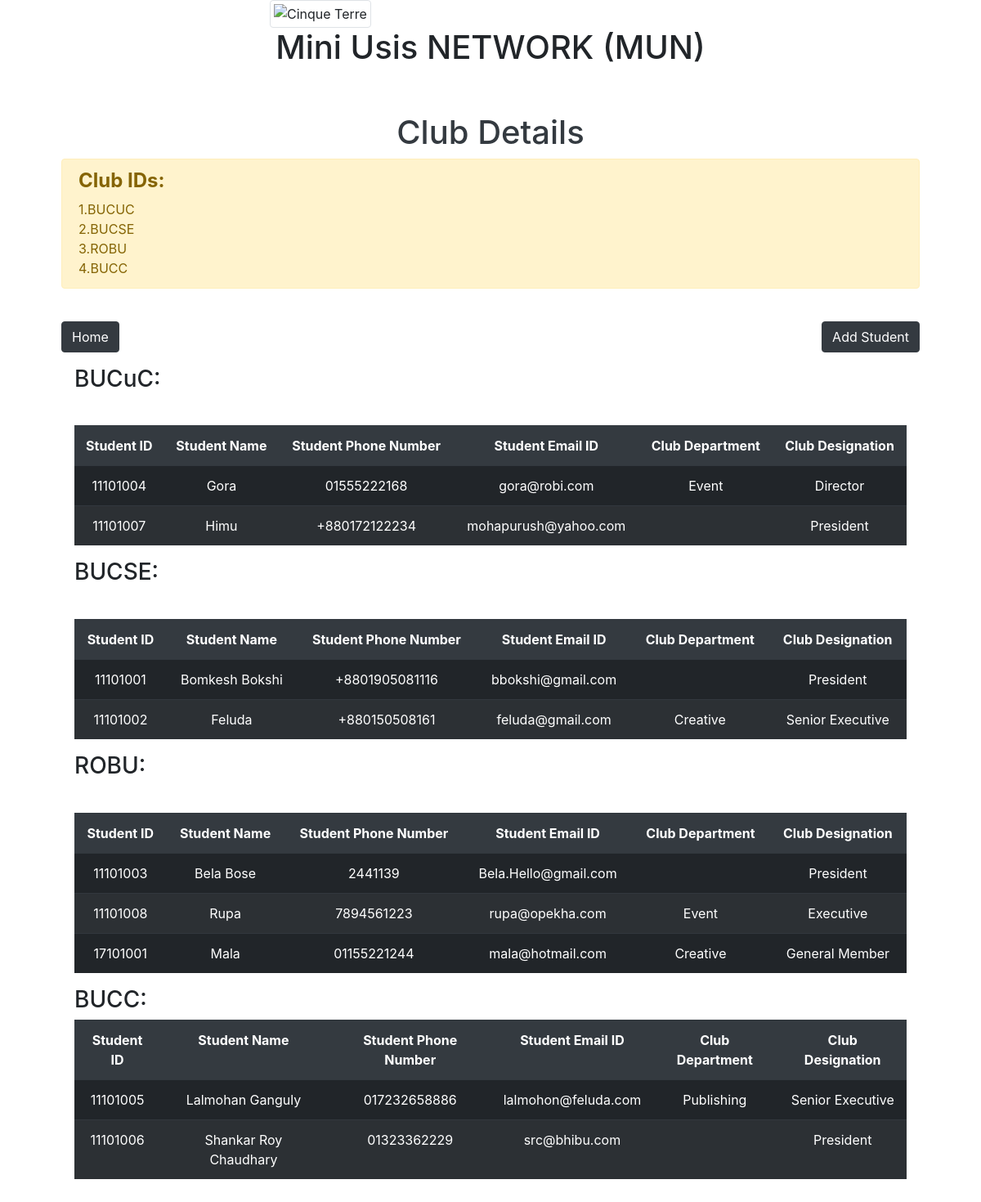
Screenshot of /Models/club.php with the database file from the repository.
### tables this page shows
CREATE TABLE `club_joins` (
  `student_ID` varchar(255) NOT NULL,
  `club_id` varchar(255) NOT NULL,
  `club_dept` varchar(255) NOT NULL,
  `club_designation` varchar(255) NOT NULL
);

CREATE TABLE `student` (
  `student_ID` varchar(255) NOT NULL,
  `Name` varchar(255) NOT NULL,
  `department` varchar(255) NOT NULL,
  `gender` varchar(255) NOT NULL,
  `phone_number` varchar(255) NOT NULL,
  `email_id` varchar(255) NOT NULL
);

### Models/club.php (the view, shortened to what this page needs)
<?php
include 'connection.php';
?>
<!doctype html>
<html lang="en">
<head>
    <link rel="stylesheet" href="https://stackpath.bootstrapcdn.com/bootstrap/4.1.3/css/bootstrap.min.css"
>
    <link rel="stylesheet" type="text/css" href="http://ajax.aspnetcdn.com/ajax/jquery.dataTables/1.9.4/css/jquery.dataTables.css">
</head>
<body>
    <div class="container">
        <div class="row">
            <div class="col-sm-6 offset-3">
            <img src="bracu.png" class="img-thumbnail" alt="Cinque Terre">
            <h1 class="display-6 text-center">Mini Usis NETWORK (MUN)</h1>
            </div>
        </div>
        <div class="container">
            <div class="col-lg-12">
                <br><br>
                <h1 class="text-dark text-center"> Club Details </h1>
                <div class="alert alert-warning" role="alert">
                <h4 class="alert-heading"><strong>Club IDs:</strong></h4>
                    1.BUCUC <br>
                    2.BUCSE <br>
                    3.ROBU <br>
                    4.BUCC <br>
</div>
                <br>
                <a href = "../views/home.php"> <button type="button" class="btn btn-dark">Home</button></a>
                <button type="button" class="btn btn-dark" data-toggle="modal" data-target="#exampleModal1"
                    data-whatever="@mdo" style="float: right;" >Add Student</button>
                            <div class="modal-body">
                                    <table id="tabledata" class=" table table-striped table-dark">
                                            <tr class="bg-dark text-white text-center">
                                                <th> Student ID </th>
                                                <th> Student Name </th>
                                                <th> Student Phone Number </th>
                                                <th> Student Email ID </th>
                                                <th> Club Department </th>
                                                <th> Club Designation </th>
                                            </tr>
                                            <?php
                        $qq = "SELECT * FROM `student` s INNER JOIN club_joins c on s.student_ID=c.student_ID HAVING club_id=1";
                        $show5 = mysqli_query($connection,$qq);
                        while($res = mysqli_fetch_array($show5)){
                        ?>
                                            <tr class="text-center">
                                                <td>
                                                    <?php echo $res['student_ID'];  ?>
                                                </td>
                                                <td>
                                                    <?php echo $res['Name'];  ?>
                                                </td>
                                                <td>
                                                    <?php echo $res['phone_number']; ?>
                                                </td>
                                                <td>
                                                    <?php echo $res['email_id'];  ?>
                                                </td>
                                                <td>
                                                    <?php echo $res['club_dept'];  ?>
                                                </td>
                                                <td>
                                                    <?php echo $res['club_designation'];  ?>
                                                </td>
                                            </tr>
                                            <?php
                        }
                        ?>
                            </div>
                        </div>
                    </div>
                </div>
                <h3 class="text-bold text-left"> BUCuC: </h3>
                    <div class="modal-body">
                                    <table id="tabledata" class=" table table-striped table-dark">
                                            <tr class="bg-dark text-white text-center">
                                                <th> Student ID </th>
                                                <th> Student Name </th>
                                                <th> Student Phone Number </th>
                                                <th> Student Email ID </th>
                                                <th> Club Department </th>
                                                <th> Club Designation </th>
                                            </tr>
                                            <?php
                        $qq = "SELECT * FROM `student` s INNER JOIN club_joins c on s.student_ID=c.student_ID HAVING club_id=2";
                        $show5 = mysqli_query($connection,$qq);
                        while($res = mysqli_fetch_array($show5)){
                        ?>
                                            <tr class="text-center">
                                                <td>
                                                    <?php echo $res['student_ID'];  ?>
                                                </td>
                                                <td>
                                                    <?php echo $res['Name'];  ?>
                                                </td>
                                                <td>
                                                    <?php echo $res['phone_number']; ?>
                                                </td>
                                                <td>
                                                    <?php echo $res['email_id'];  ?>
                                                </td>
                                                <td>
                                                    <?php echo $res['club_dept'];  ?>
                                                </td>
                                                <td>
                                                    <?php echo $res['club_designation'];  ?>
                                                </td>
                                            </tr>
                                            <?php
                        }
                        ?>
                            </div>
                <h3 class="text-bold text-left"> BUCSE: </h3>
                    <div class="modal-body">
                                    <table id="tabledata" class=" table table-striped table-dark">
                                            <tr class="bg-dark text-white text-center">
                                                <th> Student ID </th>
                                                <th> Student Name </th>
                                                <th> Student Phone Number </th>
                                                <th> Student Email ID </th>
                                                <th> Club Department </th>
                                                <th> Club Designation </th>
                                            </tr>
                                            <?php
                        $qq = "SELECT * FROM `student` s INNER JOIN club_joins c on s.student_ID=c.student_ID HAVING club_id=3";
                        $show5 = mysqli_query($connection,$qq);
                        while($res = mysqli_fetch_array($show5)){
                        ?>
                                            <tr class="text-center">
                                                <td>
                                                    <?php echo $res['student_ID'];  ?>
                                                </td>
                                                <td>
                                                    <?php echo $res['Name'];  ?>
                                                </td>
                                                <td>
                                                    <?php echo $res['phone_number']; ?>
                                                </td>
                                                <td>
                                                    <?php echo $res['email_id'];  ?>
                                                </td>
                                                <td>
                                                    <?php echo $res['club_dept'];  ?>
                                                </td>
                                                <td>
                                                    <?php echo $res['club_designation'];  ?>
                                                </td>
                                            </tr>
                                            <?php
                        }
                        ?>
                            </div>
                <h3 class="text-bold text-left"> ROBU: </h3>
                    <div class="modal-body">
                                    <table id="tabledata" class=" table table-striped table-dark">
                                            <tr class="bg-dark text-white text-center">
                                                <th> Student ID </th>
                                                <th> Student Name </th>
                                                <th> Student Phone Number </th>
                                                <th> Student Email ID </th>
                                                <th> Club Department </th>
                                                <th> Club Designation </th>
                                            </tr>
                                            <?php
                        $qq = "SELECT * FROM `student` s INNER JOIN club_joins c on s.student_ID=c.student_ID HAVING club_id=4";
                        $show5 = mysqli_query($connection,$qq);
                        while($res = mysqli_fetch_array($show5)){
                        ?>
                                            <tr class="text-center">
                                                <td>
                                                    <?php echo $res['student_ID'];  ?>
                                                </td>
                                                <td>
                                                    <?php echo $res['Name'];  ?>
                                                </td>
                                                <td>
                                                    <?php echo $res['phone_number']; ?>
                                                </td>
                                                <td>
                                                    <?php echo $res['email_id'];  ?>
                                                </td>
                                                <td>
                                                    <?php echo $res['club_dept'];  ?>
                                                </td>
                                                <td>
                                                    <?php echo $res['club_designation'];  ?>
                                                </td>
                                            </tr>
                                            <?php
                        }
                        ?>
                            </div>
                <h3 class="text-bold text-left"> BUCC: </h3>
</body>
</html>

### rows the page displays
club_joins: student_ID "11101004", student_ID.Name "Gora", student_ID.phone_number "01555222168", student_ID.email_id "gora@robi.com", club_dept "Event", club_designation "Director"
club_joins: student_ID "11101007", student_ID.Name "Himu", student_ID.phone_number "+880172122234", student_ID.email_id "mohapurush@yahoo.com", club_designation "President"
club_joins: student_ID "11101001", student_ID.Name "Bomkesh Bokshi", student_ID.phone_number "+8801905081116", student_ID.email_id "bbokshi@gmail.com", club_designation "President"
club_joins: student_ID "11101002", student_ID.Name "Feluda", student_ID.phone_number "+880150508161", student_ID.email_id "feluda@gmail.com", club_dept "Creative", club_designation "Senior Executive"
club_joins: student_ID "11101003", student_ID.Name "Bela Bose", student_ID.phone_number "2441139", student_ID.email_id "Bela.Hello@gmail.com", club_designation "President"
club_joins: student_ID "11101008", student_ID.Name "Rupa", student_ID.phone_number "7894561223", student_ID.email_id "rupa@opekha.com", club_dept "Event", club_designation "Executive"
club_joins: student_ID "17101001", student_ID.Name "Mala", student_ID.phone_number "01155221244", student_ID.email_id "mala@hotmail.com", club_dept "Creative", club_designation "General Member"
club_joins: student_ID "11101005", student_ID.Name "Lalmohan Ganguly", student_ID.phone_number "017232658886", student_ID.email_id "lalmohon@feluda.com", club_dept "Publishing", club_designation "Senior Executive"
club_joins: student_ID "11101006", student_ID.Name "Shankar Roy Chaudhary", student_ID.phone_number "01323362229", student_ID.email_id "src@bhibu.com", club_designation "President"
